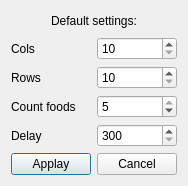
<?xml version="1.0" encoding="UTF-8"?>
<ui version="4.0">
 <class>DlgGameUserSettings</class>
 <widget class="QDialog" name="DlgGameUserSettings">
  <property name="geometry">
   <rect>
    <x>0</x>
    <y>0</y>
    <width>176</width>
    <height>186</height>
   </rect>
  </property>
  <property name="windowTitle">
   <string>Dialog</string>
  </property>
  <layout class="QVBoxLayout" name="verticalLayout">
   <item>
    <widget class="QLabel" name="label">
     <property name="text">
      <string>&lt;html&gt;&lt;head/&gt;&lt;body&gt;&lt;p align=&quot;center&quot;&gt;Default settings:&lt;/p&gt;&lt;/body&gt;&lt;/html&gt;</string>
     </property>
    </widget>
   </item>
   <item>
    <layout class="QHBoxLayout" name="horizontalLayout_2">
     <item>
      <widget class="QLabel" name="labelCols">
       <property name="text">
        <string>Cols</string>
       </property>
      </widget>
     </item>
     <item>
      <widget class="QSpinBox" name="spinBoxCols">
       <property name="minimum">
        <number>10</number>
       </property>
       <property name="maximum">
        <number>20</number>
       </property>
       <property name="singleStep">
        <number>2</number>
       </property>
       <property name="value">
        <number>10</number>
       </property>
      </widget>
     </item>
    </layout>
   </item>
   <item>
    <layout class="QHBoxLayout" name="horizontalLayout_3">
     <item>
      <widget class="QLabel" name="labelRows">
       <property name="text">
        <string>Rows</string>
       </property>
      </widget>
     </item>
     <item>
      <widget class="QSpinBox" name="spinBoxRows">
       <property name="minimum">
        <number>10</number>
       </property>
       <property name="maximum">
        <number>20</number>
       </property>
       <property name="singleStep">
        <number>2</number>
       </property>
       <property name="value">
        <number>10</number>
       </property>
      </widget>
     </item>
    </layout>
   </item>
   <item>
    <layout class="QHBoxLayout" name="horizontalLayout_4">
     <item>
      <widget class="QLabel" name="labelCountFoods">
       <property name="text">
        <string>Count foods</string>
       </property>
      </widget>
     </item>
     <item>
      <widget class="QSpinBox" name="spinBoxCountFoods">
       <property name="minimum">
        <number>1</number>
       </property>
       <property name="maximum">
        <number>5</number>
       </property>
       <property name="value">
        <number>5</number>
       </property>
      </widget>
     </item>
    </layout>
   </item>
   <item>
    <layout class="QHBoxLayout" name="horizontalLayout_5">
     <item>
      <widget class="QLabel" name="labelDelay">
       <property name="text">
        <string>Delay</string>
       </property>
      </widget>
     </item>
     <item>
      <widget class="QSpinBox" name="spinBoxDelay">
       <property name="minimum">
        <number>300</number>
       </property>
       <property name="maximum">
        <number>500</number>
       </property>
       <property name="value">
        <number>300</number>
       </property>
      </widget>
     </item>
    </layout>
   </item>
   <item>
    <layout class="QHBoxLayout" name="horizontalLayout">
     <item>
      <widget class="QPushButton" name="pushButtonApplay">
       <property name="text">
        <string>Applay</string>
       </property>
      </widget>
     </item>
     <item>
      <widget class="QPushButton" name="pushButtonCancal">
       <property name="text">
        <string>Cancel</string>
       </property>
      </widget>
     </item>
    </layout>
   </item>
  </layout>
 </widget>
 <resources/>
 <connections/>
</ui>
